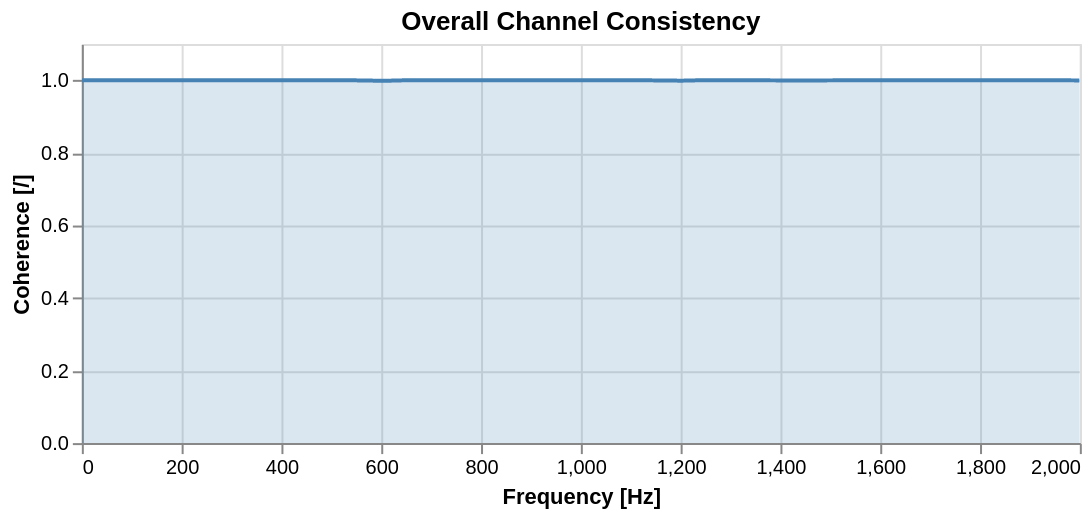

Source (notebook cell):
### Markdown cell above
Wrapper functions can also be used to display overall channel/sensor and impact consistency:

### Code cell
pyFBS.plot_coh(vpt.freq, vpt.overall_sensor, color='steelblue', title='Overall Channel Consistency')

### Figure 1 — Vega-Lite specification as saved in the notebook (floating-point values rounded to 4 significant figures; data arrays with more than 128 entries replaced by an {"elided": "..."} marker saying what was removed)
{"config": {"view": {"continuousWidth": 400, "continuousHeight": 300}}, "data": {"name": "data-d5872bcb214ed2d78562dde6fc24f5b6"}, "mark": {"type": "area", "color": "out", "line": {"color": "out"}, "opacity": 0.2}, "encoding": {"color": {"value": "steelblue"}, "x": {"type": "quantitative", "axis": {"title": "Frequency [Hz]"}, "field": "f"}, "y": {"type": "quantitative", "axis": {"title": "Coherence [/]"}, "field": "coh"}}, "height": 200, "selection": {"selector003": {"type": "interval", "bind": "scales"}}, "title": "Overall Channel Consistency", "width": 500, "$schema": "https://vega.github.io/schema/vega-lite/v4.8.1.json", "datasets": {"data-d5872bcb214ed2d78562dde6fc24f5b6": {"elided": "2000 records"}}}
